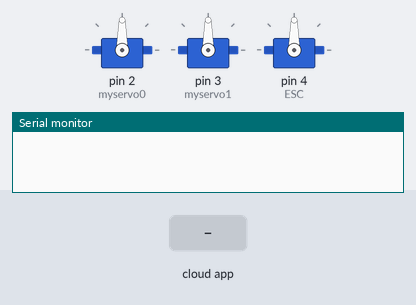
Bench run of a sketch on a simulated Arduino Uno, built with avr-gcc and run on an emulated ATmega328P. Shown: 3 × servo, the last lines printed to the serial monitor. The test bench sets the inputs (shaded band). The ROS host is connected and sends only what is stated.

Above: at 1.2 s.
1.3 s: the phone or cloud app sets servo0 to 0
At 1.6 s:
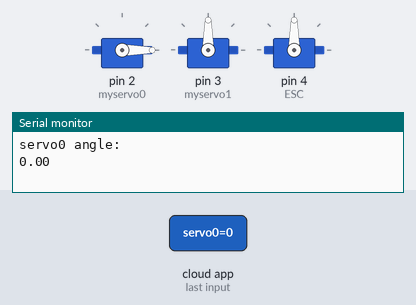
2.8 s: the phone or cloud app sets esc to 0
At 3.6 s:
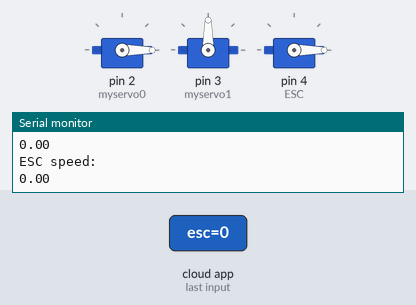
4.3 s: the phone or cloud app sets servo1 to 0
At 4.8 s:
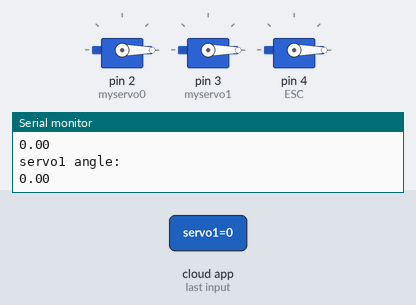
5.8 s: the phone or cloud app sets servo0 to 45
At 6.1 s:
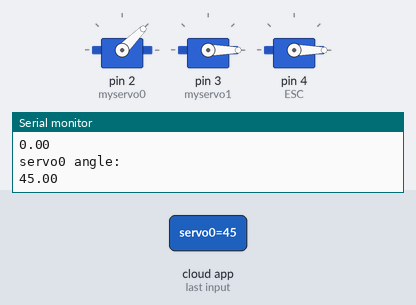
7.3 s: the phone or cloud app sets servo1 to 90
At 8.5 s:
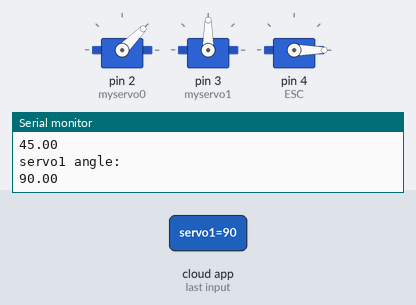
8.8 s: the phone or cloud app sets esc to 180
At 9.3 s:
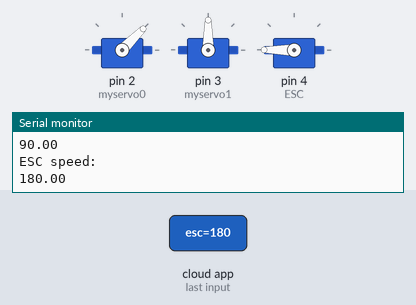
Timing chart, 0 to 11.3 s (numbered marks = the images above; inputs shaded):
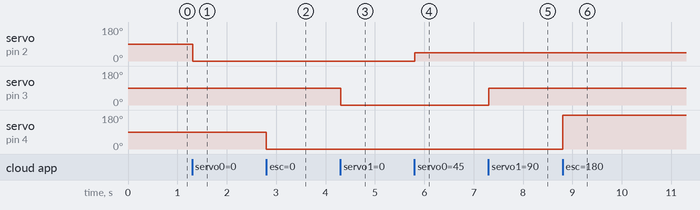

Measured:
- after the input at 1.3 s, servo on pin 2 (myservo0): 90° → 0° at once
- after the input at 2.8 s, servo on pin 4 (ESC): 90° → 0° at once
- after the input at 4.3 s, servo on pin 3 (myservo1): 90° → 0° at once
- after the input at 5.8 s, servo on pin 2 (myservo0): 0° → 45° at once
- after the input at 7.3 s, servo on pin 3 (myservo1): 0° → 90° at once
- after the input at 8.8 s, servo on pin 4 (ESC): 0° → 180° at once

The sketch:

RC.ino
```cpp
#include <Servo.h>
#include <ros.h>
#include <std_msgs/Int32.h>

Servo myservo0, myservo1, ESC;
float servo0, servo1, esc;

ros::NodeHandle nh;

void servo0Cb(const std_msgs::Int32 &msg0)
{
  servo0=msg0.data;
  myservo0.write(servo0);
  Serial.println("servo0 angle:");
  Serial.println(servo0);


}
void servo1Cb(const std_msgs::Int32 &msg1)
{
  servo1=msg1.data;
  myservo1.write(servo1);
  Serial.println("servo1 angle:");
  Serial.println(servo1);

}

void escCb(const std_msgs::Int32 &msg2)
{
  esc=msg2.data;
  ESC.write(esc);
  Serial.println("ESC speed:");
  Serial.println(esc);

}
ros::Subscriber<std_msgs::Int32> sub0("servo0", &servo0Cb);
ros::Subscriber<std_msgs::Int32> sub1("servo1", &servo1Cb);
ros::Subscriber<std_msgs::Int32> sub2("esc", &escCb);
void setup() {
  Serial.begin(57600);

  myservo0.attach(2);
  myservo1.attach(3);
  ESC.attach(4);

  nh.initNode();
  nh.subscribe(sub0);
  nh.subscribe(sub1);
  nh.subscribe(sub2);
}

void loop() {

  nh.spinOnce();
  delay(10);
}
```
